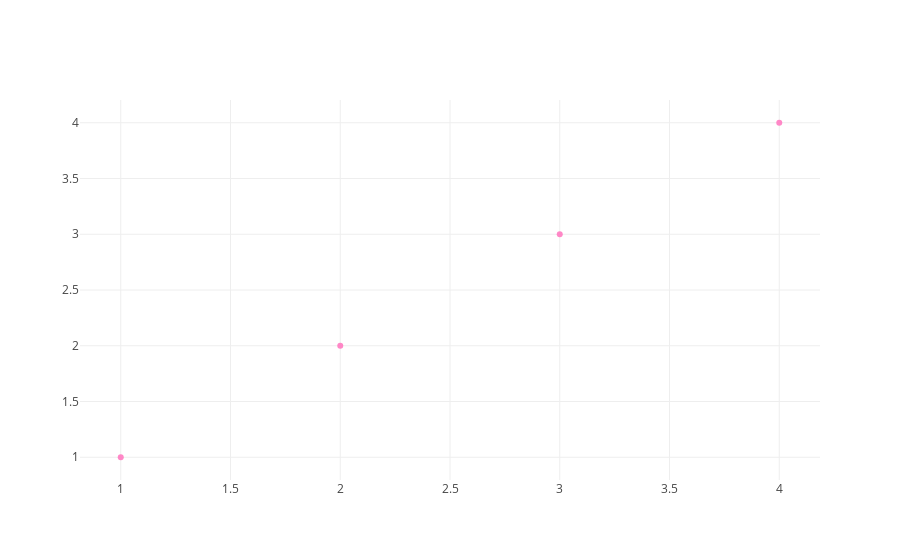

Write notebook code for a chart like this one.
### Markdown cell above
The plot above has one trace which is a line trace.  However, this type of trace is just the default.  Note, that we did not specify any particular type.

```python
trace = {'x': [1, 2, 3, 4], 'y': [1, 2, 3, 4]}
```

We can change it by changing the mode to `markers`.  While we are at it, let's also change the color of the markers.

### Code cell
trace = {'x': [1, 2, 3, 4], 'y': [1, 2, 3, 4], 'mode': 'markers', 'marker': {'color': 'rgba(255, 123, 193, .9)'}}

plotly.offline.iplot([
    trace
])

### Figure 1 — Plotly figure (JSON) as saved in the notebook; plotly's stock layout.template omitted (floating-point values rounded to 4 significant figures)
{"data": [{"marker": {"color": "rgba(255, 123, 193, .9)"}, "mode": "markers", "type": "scatter", "uid": "d27dfadc-cabd-11e9-9239-edf9e4bc84bd", "x": [1, 2, 3, 4], "y": [1, 2, 3, 4]}], "layout": {}}
